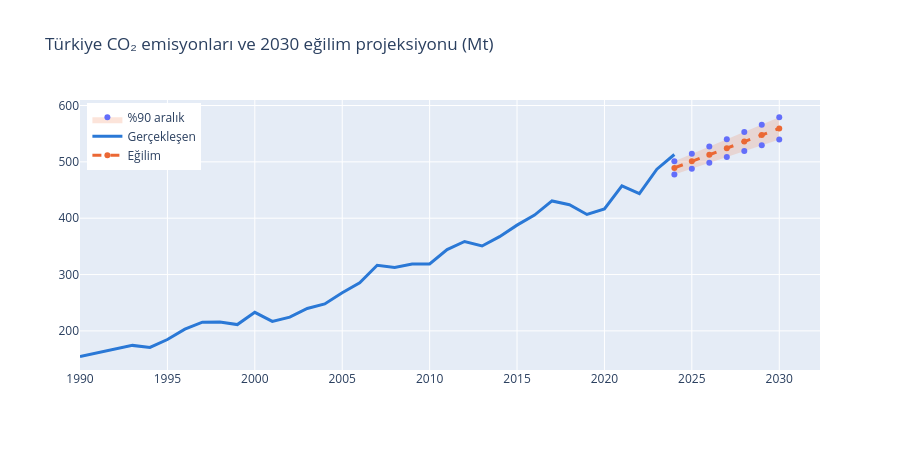

Source (notebook cell):
### Markdown cell above
## 8. Türkiye 2030 projeksiyonu

Son 15 yılın eğilimine doğrusal regresyon + artıkların **bootstrap**'i ile %90 belirsizlik aralığı.

> ⚠️ Bu bir politika senaryosu değil; yalnızca "mevcut eğilim sürerse" sorusunun istatistiksel cevabı.

### Code cell
p = tr.loc[SON_YIL - 14:SON_YIL, "co2"]
yil = p.index.values.reshape(-1, 1)
lr = LinearRegression().fit(yil, p.values)
gelecek = np.arange(SON_YIL, 2031).reshape(-1, 1)
tahmin = lr.predict(gelecek)

rng = np.random.default_rng(42)
artik = p.values - lr.predict(yil)
boot = np.array([LinearRegression().fit(yil, lr.predict(yil) + rng.choice(artik, len(artik))).predict(gelecek)
                 for _ in range(1000)])
alt, ust = np.percentile(boot, [5, 95], axis=0)
x = gelecek.ravel()

fig = go.Figure()
fig.add_scatter(x=np.r_[x, x[::-1]], y=np.r_[ust, alt[::-1]], fill="toself", fillcolor="rgba(235,104,52,0.18)",
                line_width=0, name="%90 aralık", hoverinfo="skip")
fig.add_scatter(x=tr.loc[1990:].index, y=tr.loc[1990:, "co2"], name="Gerçekleşen",
                line=dict(color=MAVI, width=3), hovertemplate="%{x}: %{y:.0f} Mt<extra></extra>")
fig.add_scatter(x=x, y=tahmin, name="Eğilim", line=dict(color=TURUNCU, width=3, dash="dash"),
                hovertemplate="%{x}: %{y:.0f} Mt<extra></extra>")
fig.update_layout(title="Türkiye CO₂ emisyonları ve 2030 eğilim projeksiyonu (Mt)", height=450,
                  hovermode="x unified", legend=dict(x=0.01, y=0.99))
fig.show()

print(f"Eğim: yılda +{lr.coef_[0]:.1f} Mt (R² = {lr.score(yil, p.values):.2f})  |  "
      f"2030: ~{tahmin[-1]:.0f} Mt (%90: {alt[-1]:.0f}–{ust[-1]:.0f})  |  {SON_YIL}'e göre %{(tahmin[-1]/tr.loc[SON_YIL,'co2']-1)*100:+.0f}")

### Figure 1 — Plotly figure (JSON) as saved in the notebook; plotly's stock layout.template omitted (floating-point values rounded to 4 significant figures)
{"data": [{"fill": "toself", "fillcolor": "rgba(235,104,52,0.18)", "hoverinfo": "skip", "line": {"width": 0}, "name": "%90 aralık", "type": "scatter", "x": [2024, 2025, 2026, 2027, 2028, 2029, 2030, 2030, 2029, 2028, 2027, 2026, 2025, 2024], "y": [501.2, 514.3, 527.1, 540.0, 552.9, 565.9, 579.2, 539.8, 529.5, 519.2, 508.7, 498.3, 487.9, 477.4]}, {"hovertemplate": "%{x}: %{y:.0f} Mt<extra></extra>", "line": {"color": "#2a78d6", "width": 3}, "name": "Gerçekleşen", "type": "scatter", "x": [1990, 1991, 1992, 1993, 1994, 1995, 1996, 1997, 1998, 1999, 2000, 2001, 2002, 2003, 2004, 2005, 2006, 2007, 2008, 2009, 2010, 2011, 2012, 2013, 2014, 2015, 2016, 2017, 2018, 2019, 2020, 2021, 2022, 2023, 2024], "y": [154.6, 161.1, 167.2, 174.3, 170.6, 184.7, 203.1, 215.5, 215.6, 211.2, 232.9, 216.9, 224.3, 239.8, 247.8, 267.7, 285.4, 316.5, 312.6, 318.6, 318.7, 344.2, 358.6, 350.6, 367.3, 387.7, 405.6, 430.6, 423.8, 406.6, 416.3, 457.4, 443.6, 486.9, 513.0]}, {"hovertemplate": "%{x}: %{y:.0f} Mt<extra></extra>", "line": {"color": "#eb6834", "dash": "dash", "width": 3}, "name": "Eğilim", "type": "scatter", "x": [2024, 2025, 2026, 2027, 2028, 2029, 2030], "y": [489.2, 500.9, 512.6, 524.2, 535.9, 547.6, 559.3]}], "layout": {"height": 450, "hovermode": "x unified", "legend": {"x": 0.01, "y": 0.99}, "title": {"text": "Türkiye CO₂ emisyonları ve 2030 eğilim projeksiyonu (Mt)"}}}
